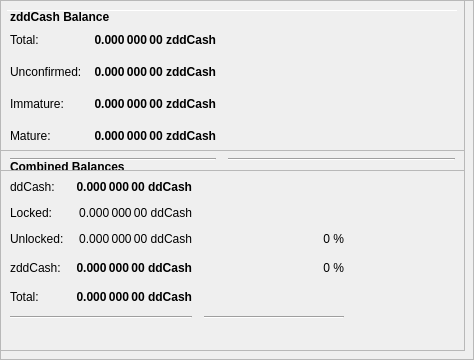
        <widget class="QFrame" name="frameObfuscation">
         <property name="minimumSize">
          <size>
           <width>0</width>
           <height>350</height>
          </size>
         </property>
         <property name="layoutDirection">
          <enum>Qt::LeftToRight</enum>
         </property>
         <property name="frameShape">
          <enum>QFrame::StyledPanel</enum>
         </property>
         <property name="frameShadow">
          <enum>QFrame::Raised</enum>
         </property>
         <widget class="QPushButton" name="runAutoDenom">
          <property name="geometry">
           <rect>
            <x>251</x>
            <y>17</y>
            <width>1</width>
            <height>1</height>
           </rect>
          </property>
          <property name="palette">
           <palette>
            <active>
             <colorrole role="WindowText">
              <brush brushstyle="SolidPattern">
               <color alpha="255">
                <red>0</red>
                <green>0</green>
                <blue>0</blue>
               </color>
              </brush>
             </colorrole>
             <colorrole role="Button">
              <brush brushstyle="SolidPattern">
               <color alpha="255">
                <red>239</red>
                <green>238</green>
                <blue>238</blue>
               </color>
              </brush>
             </colorrole>
             <colorrole role="Light">
              <brush brushstyle="SolidPattern">
               <color alpha="255">
                <red>255</red>
                <green>255</green>
                <blue>255</blue>
               </color>
              </brush>
             </colorrole>
             <colorrole role="Midlight">
              <brush brushstyle="SolidPattern">
               <color alpha="255">
                <red>247</red>
                <green>246</green>
                <blue>246</blue>
               </color>
              </brush>
             </colorrole>
             <colorrole role="Dark">
              <brush brushstyle="SolidPattern">
               <color alpha="255">
                <red>119</red>
                <green>119</green>
                <blue>119</blue>
               </color>
              </brush>
             </colorrole>
             <colorrole role="Mid">
              <brush brushstyle="SolidPattern">
               <color alpha="255">
                <red>159</red>
                <green>159</green>
                <blue>159</blue>
               </color>
              </brush>
             </colorrole>
             <colorrole role="Text">
              <brush brushstyle="SolidPattern">
               <color alpha="255">
                <red>0</red>
                <green>0</green>
                <blue>0</blue>
               </color>
              </brush>
             </colorrole>
             <colorrole role="BrightText">
              <brush brushstyle="SolidPattern">
               <color alpha="255">
                <red>255</red>
                <green>255</green>
                <blue>255</blue>
               </color>
              </brush>
             </colorrole>
             <colorrole role="ButtonText">
              <brush brushstyle="SolidPattern">
               <color alpha="255">
                <red>0</red>
                <green>0</green>
                <blue>0</blue>
               </color>
              </brush>
             </colorrole>
             <colorrole role="Base">
              <brush brushstyle="SolidPattern">
               <color alpha="255">
                <red>255</red>
                <green>255</green>
                <blue>255</blue>
               </color>
              </brush>
             </colorrole>
             <colorrole role="Window">
              <brush brushstyle="SolidPattern">
               <color alpha="255">
                <red>239</red>
                <green>238</green>
                <blue>238</blue>
               </color>
              </brush>
             </colorrole>
             <colorrole role="Shadow">
              <brush brushstyle="SolidPattern">
               <color alpha="255">
                <red>0</red>
                <green>0</green>
                <blue>0</blue>
               </color>
              </brush>
             </colorrole>
             <colorrole role="AlternateBase">
              <brush brushstyle="SolidPattern">
               <color alpha="255">
                <red>247</red>
                <green>246</green>
                <blue>246</blue>
               </color>
              </brush>
             </colorrole>
             <colorrole role="ToolTipBase">
              <brush brushstyle="SolidPattern">
               <color alpha="255">
                <red>255</red>
                <green>255</green>
                <blue>220</blue>
               </color>
              </brush>
             </colorrole>
             <colorrole role="ToolTipText">
              <brush brushstyle="SolidPattern">
               <color alpha="255">
                <red>0</red>
                <green>0</green>
                <blue>0</blue>
               </color>
              </brush>
             </colorrole>
            </active>
            <inactive>
             <colorrole role="WindowText">
              <brush brushstyle="SolidPattern">
               <color alpha="255">
                <red>0</red>
                <green>0</green>
                <blue>0</blue>
               </color>
              </brush>
             </colorrole>
             <colorrole role="Button">
              <brush brushstyle="SolidPattern">
               <color alpha="255">
                <red>239</red>
                <green>238</green>
                <blue>238</blue>
               </color>
              </brush>
             </colorrole>
             <colorrole role="Light">
              <brush brushstyle="SolidPattern">
               <color alpha="255">
                <red>255</red>
                <green>255</green>
                <blue>255</blue>
               </color>
              </brush>
             </colorrole>
             <colorrole role="Midlight">
              <brush brushstyle="SolidPattern">
               <color alpha="255">
                <red>247</red>
                <green>246</green>
                <blue>246</blue>
               </color>
              </brush>
             </colorrole>
             <colorrole role="Dark">
              <brush brushstyle="SolidPattern">
               <color alpha="255">
                <red>119</red>
                <green>119</green>
                <blue>119</blue>
               </color>
              </brush>
             </colorrole>
             <colorrole role="Mid">
              <brush brushstyle="SolidPattern">
               <color alpha="255">
                <red>159</red>
                <green>159</green>
                <blue>159</blue>
               </color>
              </brush>
             </colorrole>
             <colorrole role="Text">
              <brush brushstyle="SolidPattern">
               <color alpha="255">
                <red>0</red>
                <green>0</green>
                <blue>0</blue>
               </color>
              </brush>
             </colorrole>
             <colorrole role="BrightText">
              <brush brushstyle="SolidPattern">
               <color alpha="255">
                <red>255</red>
                <green>255</green>
                <blue>255</blue>
               </color>
              </brush>
             </colorrole>
             <colorrole role="ButtonText">
              <brush brushstyle="SolidPattern">
               <color alpha="255">
                <red>0</red>
                <green>0</green>
                <blue>0</blue>
               </color>
              </brush>
             </colorrole>
             <colorrole role="Base">
              <brush brushstyle="SolidPattern">
               <color alpha="255">
                <red>255</red>
                <green>255</green>
                <blue>255</blue>
               </color>
              </brush>
             </colorrole>
             <colorrole role="Window">
              <brush brushstyle="SolidPattern">
               <color alpha="255">
                <red>239</red>
                <green>238</green>
                <blue>238</blue>
               </color>
              </brush>
             </colorrole>
             <colorrole role="Shadow">
              <brush brushstyle="SolidPattern">
               <color alpha="255">
                <red>0</red>
                <green>0</green>
                <blue>0</blue>
               </color>
              </brush>
             </colorrole>
             <colorrole role="AlternateBase">
              <brush brushstyle="SolidPattern">
               <color alpha="255">
                <red>247</red>
                <green>246</green>
                <blue>246</blue>
               </color>
              </brush>
             </colorrole>
             <colorrole role="ToolTipBase">
              <brush brushstyle="SolidPattern">
               <color alpha="255">
                <red>255</red>
                <green>255</green>
                <blue>220</blue>
               </color>
              </brush>
             </colorrole>
             <colorrole role="ToolTipText">
              <brush brushstyle="SolidPattern">
               <color alpha="255">
                <red>0</red>
                <green>0</green>
                <blue>0</blue>
               </color>
              </brush>
             </colorrole>
            </inactive>
            <disabled>
             <colorrole role="WindowText">
              <brush brushstyle="SolidPattern">
               <color alpha="255">
                <red>119</red>
                <green>119</green>
                <blue>119</blue>
               </color>
              </brush>
             </colorrole>
             <colorrole role="Button">
              <brush brushstyle="SolidPattern">
               <color alpha="255">
                <red>239</red>
                <green>238</green>
                <blue>238</blue>
               </color>
              </brush>
             </colorrole>
             <colorrole role="Light">
              <brush brushstyle="SolidPattern">
               <color alpha="255">
                <red>255</red>
                <green>255</green>
                <blue>255</blue>
               </color>
              </brush>
             </colorrole>
             <colorrole role="Midlight">
              <brush brushstyle="SolidPattern">
               <color alpha="255">
                <red>247</red>
                <green>246</green>
                <blue>246</blue>
               </color>
              </brush>
             </colorrole>
             <colorrole role="Dark">
              <brush brushstyle="SolidPattern">
               <color alpha="255">
                <red>119</red>
                <green>119</green>
                <blue>119</blue>
               </color>
              </brush>
             </colorrole>
             <colorrole role="Mid">
              <brush brushstyle="SolidPattern">
               <color alpha="255">
                <red>159</red>
                <green>159</green>
                <blue>159</blue>
               </color>
              </brush>
             </colorrole>
             <colorrole role="Text">
              <brush brushstyle="SolidPattern">
               <color alpha="255">
                <red>119</red>
                <green>119</green>
                <blue>119</blue>
               </color>
              </brush>
             </colorrole>
             <colorrole role="BrightText">
              <brush brushstyle="SolidPattern">
               <color alpha="255">
                <red>255</red>
                <green>255</green>
                <blue>255</blue>
               </color>
              </brush>
             </colorrole>
             <colorrole role="ButtonText">
              <brush brushstyle="SolidPattern">
               <color alpha="255">
                <red>119</red>
                <green>119</green>
                <blue>119</blue>
               </color>
              </brush>
             </colorrole>
             <colorrole role="Base">
              <brush brushstyle="SolidPattern">
               <color alpha="255">
                <red>239</red>
                <green>238</green>
                <blue>238</blue>
               </color>
              </brush>
             </colorrole>
             <colorrole role="Window">
              <brush brushstyle="SolidPattern">
               <color alpha="255">
                <red>239</red>
                <green>238</green>
                <blue>238</blue>
               </color>
              </brush>
             </colorrole>
             <colorrole role="Shadow">
              <brush brushstyle="SolidPattern">
               <color alpha="255">
                <red>0</red>
                <green>0</green>
                <blue>0</blue>
               </color>
              </brush>
             </colorrole>
             <colorrole role="AlternateBase">
              <brush brushstyle="SolidPattern">
               <color alpha="255">
                <red>239</red>
                <green>238</green>
                <blue>238</blue>
               </color>
              </brush>
             </colorrole>
             <colorrole role="ToolTipBase">
              <brush brushstyle="SolidPattern">
               <color alpha="255">
                <red>255</red>
                <green>255</green>
                <blue>220</blue>
               </color>
              </brush>
             </colorrole>
             <colorrole role="ToolTipText">
              <brush brushstyle="SolidPattern">
               <color alpha="255">
                <red>0</red>
                <green>0</green>
                <blue>0</blue>
               </color>
              </brush>
             </colorrole>
            </disabled>
           </palette>
          </property>
          <property name="focusPolicy">
           <enum>Qt::NoFocus</enum>
          </property>
          <property name="autoFillBackground">
           <bool>true</bool>
          </property>
          <property name="text">
           <string/>
          </property>
          <property name="flat">
           <bool>true</bool>
          </property>
         </widget>
         <widget class="Line" name="line">
          <property name="geometry">
           <rect>
            <x>7</x>
            <y>10</y>
            <width>451</width>
            <height>1</height>
           </rect>
          </property>
          <property name="orientation">
           <enum>Qt::Horizontal</enum>
          </property>
         </widget>
         <widget class="QFrame" name="frame_3">
          <property name="geometry">
           <rect>
            <x>0</x>
            <y>150</y>
            <width>465</width>
            <height>201</height>
           </rect>
          </property>
          <property name="frameShape">
           <enum>QFrame::StyledPanel</enum>
          </property>
          <property name="frameShadow">
           <enum>QFrame::Raised</enum>
          </property>
          <layout class="QVBoxLayout" name="verticalLayout_5">
           <item>
            <layout class="QHBoxLayout" name="horizontalLayout_5" stretch="0">
             <item>
              <widget class="QLabel" name="label_5z">
               <property name="maximumSize">
                <size>
                 <width>16777215</width>
                 <height>20</height>
                </size>
               </property>
               <property name="font">
                <font>
                 <weight>75</weight>
                 <bold>true</bold>
                </font>
               </property>
               <property name="toolTip">
                <string>Combined Balances (including unconfirmed and immature coins)</string>
               </property>
               <property name="text">
                <string>&lt;html&gt;&lt;head/&gt;&lt;body&gt;&lt;p&gt;Combined Balances&lt;/p&gt;&lt;/body&gt;&lt;/html&gt;</string>
               </property>
              </widget>
             </item>
            </layout>
           </item>
           <item>
            <layout class="QGridLayout" name="gridLayout_3">
             <property name="spacing">
              <number>12</number>
             </property>
             <item row="7" column="0" colspan="2">
              <widget class="Line" name="lineSpendableBalance_3">
               <property name="orientation">
                <enum>Qt::Horizontal</enum>
               </property>
              </widget>
             </item>
             <item row="7" column="2">
              <widget class="Line" name="lineWatchBalance_3">
               <property name="sizePolicy">
                <sizepolicy hsizetype="Preferred" vsizetype="Fixed">
                 <horstretch>0</horstretch>
                 <verstretch>0</verstretch>
                </sizepolicy>
               </property>
               <property name="minimumSize">
                <size>
                 <width>140</width>
                 <height>0</height>
                </size>
               </property>
               <property name="orientation">
                <enum>Qt::Horizontal</enum>
               </property>
              </widget>
             </item>
             <item row="4" column="1">
              <widget class="QLabel" name="labelzBalancez">
               <property name="font">
                <font>
                 <weight>75</weight>
                 <bold>true</bold>
                </font>
               </property>
               <property name="cursor">
                <cursorShape>IBeamCursor</cursorShape>
               </property>
               <property name="toolTip">
                <string>Total of transactions that have yet to be confirmed, and do not yet count toward the spendable balance</string>
               </property>
               <property name="text">
                <string notr="true">0.000 000 00 ddCash</string>
               </property>
               <property name="alignment">
                <set>Qt::AlignRight|Qt::AlignTrailing|Qt::AlignVCenter</set>
               </property>
               <property name="textInteractionFlags">
                <set>Qt::LinksAccessibleByMouse|Qt::TextSelectableByKeyboard|Qt::TextSelectableByMouse</set>
               </property>
              </widget>
             </item>
             <item row="6" column="1">
              <widget class="QLabel" name="labelTotalz">
               <property name="font">
                <font>
                 <weight>75</weight>
                 <bold>true</bold>
                </font>
               </property>
               <property name="cursor">
                <cursorShape>IBeamCursor</cursorShape>
               </property>
               <property name="toolTip">
                <string>Total Balance, including unconfirmed and immature coins.</string>
               </property>
               <property name="text">
                <string notr="true">0.000 000 00 ddCash</string>
               </property>
               <property name="alignment">
                <set>Qt::AlignRight|Qt::AlignTrailing|Qt::AlignVCenter</set>
               </property>
               <property name="textInteractionFlags">
                <set>Qt::LinksAccessibleByMouse|Qt::TextSelectableByKeyboard|Qt::TextSelectableByMouse</set>
               </property>
              </widget>
             </item>
             <item row="4" column="3">
              <spacer name="horizontalSpacer_6">
               <property name="orientation">
                <enum>Qt::Horizontal</enum>
               </property>
               <property name="sizeHint" stdset="0">
                <size>
                 <width>40</width>
                 <height>20</height>
                </size>
               </property>
              </spacer>
             </item>
             <item row="6" column="0">
              <widget class="QLabel" name="labelTotalTextz">
               <property name="text">
                <string>Total:</string>
               </property>
              </widget>
             </item>
             <item row="1" column="0">
              <widget class="QLabel" name="labelBalanceTextz">
               <property name="text">
                <string>ddCash:</string>
               </property>
              </widget>
             </item>
             <item row="1" column="1">
              <widget class="QLabel" name="labelBalancez">
               <property name="font">
                <font>
                 <weight>75</weight>
                 <bold>true</bold>
                </font>
               </property>
               <property name="cursor">
                <cursorShape>IBeamCursor</cursorShape>
               </property>
               <property name="toolTip">
                <string>Your current spendable balance</string>
               </property>
               <property name="text">
                <string notr="true">0.000 000 00 ddCash</string>
               </property>
               <property name="alignment">
                <set>Qt::AlignRight|Qt::AlignTrailing|Qt::AlignVCenter</set>
               </property>
               <property name="textInteractionFlags">
                <set>Qt::LinksAccessibleByMouse|Qt::TextSelectableByKeyboard|Qt::TextSelectableByMouse</set>
               </property>
              </widget>
             </item>
             <item row="4" column="0">
              <widget class="QLabel" name="labelzBalanceTextz">
               <property name="toolTip">
                <string/>
               </property>
               <property name="text">
                <string>zddCash:</string>
               </property>
              </widget>
             </item>
             <item row="4" column="2">
              <widget class="QLabel" name="labelzddCashPercent">
               <property name="toolTip">
                <string>Current percentage of zddCash.
If AutoMint is enabled this percentage will settle around the configured AutoMint percentage (default = 10%)</string>
               </property>
               <property name="text">
                <string>0 %</string>
               </property>
               <property name="alignment">
                <set>Qt::AlignRight|Qt::AlignTrailing|Qt::AlignVCenter</set>
               </property>
              </widget>
             </item>
             <item row="6" column="2">
              <widget class="QLabel" name="label100Percent">
               <property name="text">
                <string/>
               </property>
               <property name="alignment">
                <set>Qt::AlignRight|Qt::AlignTrailing|Qt::AlignVCenter</set>
               </property>
              </widget>
             </item>
             <item row="2" column="1">
              <widget class="QLabel" name="labelLockedBalance">
               <property name="toolTip">
                <string>Locked ddCash or Masternode collaterals. These are excluded from zddCash minting.</string>
               </property>
               <property name="text">
                <string>0.000 000 00 ddCash</string>
               </property>
               <property name="alignment">
                <set>Qt::AlignRight|Qt::AlignTrailing|Qt::AlignVCenter</set>
               </property>
              </widget>
             </item>
             <item row="2" column="0">
              <widget class="QLabel" name="labelLockedBalanceText">
               <property name="toolTip">
                <string>Locked ddCash or Masternode collaterals. These are excluded from zddCash minting.</string>
               </property>
               <property name="text">
                <string>Locked:</string>
               </property>
              </widget>
             </item>
             <item row="3" column="0">
              <widget class="QLabel" name="labelUnLockedBalanceText">
               <property name="toolTip">
                <string>Unlocked ddCashs. These can be used for zddCash minting.</string>
               </property>
               <property name="text">
                <string>Unlocked:</string>
               </property>
              </widget>
             </item>
             <item row="3" column="1">
              <widget class="QLabel" name="labelUnLockedBalance">
               <property name="toolTip">
                <string>Unlocked ddCashs. These can be used for zddCash minting.</string>
               </property>
               <property name="text">
                <string>0.000 000 00 ddCash</string>
               </property>
               <property name="alignment">
                <set>Qt::AlignRight|Qt::AlignTrailing|Qt::AlignVCenter</set>
               </property>
              </widget>
             </item>
             <item row="3" column="2">
              <widget class="QLabel" name="labelddCashPercent">
               <property name="text">
                <string>0 %</string>
               </property>
               <property name="alignment">
                <set>Qt::AlignRight|Qt::AlignTrailing|Qt::AlignVCenter</set>
               </property>
              </widget>
             </item>
            </layout>
           </item>
           <item>
            <spacer name="verticalSpacer">
             <property name="orientation">
              <enum>Qt::Vertical</enum>
             </property>
             <property name="sizeHint" stdset="0">
              <size>
               <width>20</width>
               <height>40</height>
              </size>
             </property>
            </spacer>
           </item>
          </layout>
         </widget>
         <widget class="QFrame" name="frame_4">
          <property name="geometry">
           <rect>
            <x>0</x>
            <y>0</y>
            <width>465</width>
            <height>171</height>
           </rect>
          </property>
          <property name="frameShape">
           <enum>QFrame::StyledPanel</enum>
          </property>
          <property name="frameShadow">
           <enum>QFrame::Raised</enum>
          </property>
          <layout class="QVBoxLayout" name="verticalLayout_7">
           <item>
            <layout class="QHBoxLayout" name="horizontalLayout_8" stretch="0">
             <item>
              <widget class="QLabel" name="label_5z_3">
               <property name="maximumSize">
                <size>
                 <width>16777215</width>
                 <height>20</height>
                </size>
               </property>
               <property name="font">
                <font>
                 <weight>75</weight>
                 <bold>true</bold>
                </font>
               </property>
               <property name="text">
                <string>zddCash Balance</string>
               </property>
              </widget>
             </item>
            </layout>
           </item>
           <item>
            <layout class="QGridLayout" name="gridLayout_5">
             <property name="spacing">
              <number>12</number>
             </property>
             <item row="4" column="0">
              <widget class="QLabel" name="labelzBalanceMatureText">
               <property name="toolTip">
                <string>Mature: more than 20 confirmation and more than 1 mints of the same denomination after it was minted.
These zddCash are spendable.</string>
               </property>
               <property name="text">
                <string>Mature:</string>
               </property>
              </widget>
             </item>
             <item row="5" column="0" colspan="2">
              <widget class="Line" name="lineSpendableBalance_5">
               <property name="orientation">
                <enum>Qt::Horizontal</enum>
               </property>
              </widget>
             </item>
             <item row="1" column="1">
              <widget class="QLabel" name="labelzBalance">
               <property name="font">
                <font>
                 <weight>75</weight>
                 <bold>true</bold>
                </font>
               </property>
               <property name="cursor">
                <cursorShape>IBeamCursor</cursorShape>
               </property>
               <property name="toolTip">
                <string>All available zddCash, unconfirmed and immature zddCash included.</string>
               </property>
               <property name="text">
                <string notr="true">0.000 000 00 zddCash</string>
               </property>
               <property name="alignment">
                <set>Qt::AlignRight|Qt::AlignTrailing|Qt::AlignVCenter</set>
               </property>
               <property name="textInteractionFlags">
                <set>Qt::LinksAccessibleByMouse|Qt::TextSelectableByKeyboard|Qt::TextSelectableByMouse</set>
               </property>
              </widget>
             </item>
             <item row="5" column="2">
              <widget class="Line" name="lineWatchBalance_5">
               <property name="sizePolicy">
                <sizepolicy hsizetype="Preferred" vsizetype="Fixed">
                 <horstretch>0</horstretch>
                 <verstretch>0</verstretch>
                </sizepolicy>
               </property>
               <property name="minimumSize">
                <size>
                 <width>140</width>
                 <height>0</height>
                </size>
               </property>
               <property name="orientation">
                <enum>Qt::Horizontal</enum>
               </property>
              </widget>
             </item>
             <item row="1" column="0">
              <widget class="QLabel" name="labelzBalanceText">
               <property name="toolTip">
                <string>All available zddCash, unconfirmed and immature zddCash included.</string>
               </property>
               <property name="text">
                <string>Total:</string>
               </property>
              </widget>
             </item>
             <item row="1" column="2">
              <spacer name="horizontalSpacer_8">
               <property name="orientation">
                <enum>Qt::Horizontal</enum>
               </property>
               <property name="sizeHint" stdset="0">
                <size>
                 <width>40</width>
                 <height>20</height>
                </size>
               </property>
              </spacer>
             </item>
             <item row="4" column="2">
              <spacer name="horizontalSpacer_4">
               <property name="orientation">
                <enum>Qt::Horizontal</enum>
               </property>
               <property name="sizeHint" stdset="0">
                <size>
                 <width>40</width>
                 <height>20</height>
                </size>
               </property>
              </spacer>
             </item>
             <item row="4" column="1">
              <widget class="QLabel" name="labelzBalanceMature">
               <property name="font">
                <font>
                 <weight>75</weight>
                 <bold>true</bold>
                </font>
               </property>
               <property name="toolTip">
                <string>Mature: more than 20 confirmation and more than 1 mints of the same denomination after it was minted.
These zddCash are spendable.</string>
               </property>
               <property name="text">
                <string>0.000 000 00 zddCash</string>
               </property>
               <property name="alignment">
                <set>Qt::AlignRight|Qt::AlignTrailing|Qt::AlignVCenter</set>
               </property>
              </widget>
             </item>
             <item row="2" column="0">
              <widget class="QLabel" name="labelzBalanceUnconfirmedText">
               <property name="toolTip">
                <string>Unconfirmed: less than 20 confirmations
Immature: confirmed, but less than 1 mints of the same denomination after it was minted</string>
               </property>
               <property name="text">
                <string>Unconfirmed:</string>
               </property>
              </widget>
             </item>
             <item row="2" column="1">
              <widget class="QLabel" name="labelzBalanceUnconfirmed">
               <property name="font">
                <font>
                 <weight>75</weight>
                 <bold>true</bold>
                </font>
               </property>
               <property name="toolTip">
                <string>Unconfirmed: less than 20 confirmations
Immature: confirmed, but less than 1 mints of the same denomination after it was minted</string>
               </property>
               <property name="text">
                <string>0.000 000 00 zddCash</string>
               </property>
               <property name="alignment">
                <set>Qt::AlignRight|Qt::AlignTrailing|Qt::AlignVCenter</set>
               </property>
              </widget>
             </item>
             <item row="2" column="2">
              <spacer name="horizontalSpacer_5">
               <property name="orientation">
                <enum>Qt::Horizontal</enum>
               </property>
               <property name="sizeHint" stdset="0">
                <size>
                 <width>40</width>
                 <height>20</height>
                </size>
               </property>
              </spacer>
             </item>
             <item row="3" column="0">
              <widget class="QLabel" name="labelzBalanceImmatureText">
               <property name="toolTip">
                <string>Unconfirmed: less than 20 confirmations
Immature: confirmed, but less than 1 mints of the same denomination after it was minted</string>
               </property>
               <property name="text">
                <string>Immature:</string>
               </property>
              </widget>
             </item>
             <item row="3" column="1">
              <widget class="QLabel" name="labelzBalanceImmature">
               <property name="font">
                <font>
                 <weight>75</weight>
                 <bold>true</bold>
                </font>
               </property>
               <property name="toolTip">
                <string>Unconfirmed: less than 20 confirmations
Immature: confirmed, but less than 1 mints of the same denomination after it was minted</string>
               </property>
               <property name="text">
                <string>0.000 000 00 zddCash</string>
               </property>
               <property name="alignment">
                <set>Qt::AlignRight|Qt::AlignTrailing|Qt::AlignVCenter</set>
               </property>
              </widget>
             </item>
             <item row="3" column="2">
              <spacer name="horizontalSpacer_7">
               <property name="orientation">
                <enum>Qt::Horizontal</enum>
               </property>
               <property name="sizeHint" stdset="0">
                <size>
                 <width>40</width>
                 <height>20</height>
                </size>
               </property>
              </spacer>
             </item>
            </layout>
           </item>
          </layout>
         </widget>
        </widget>
